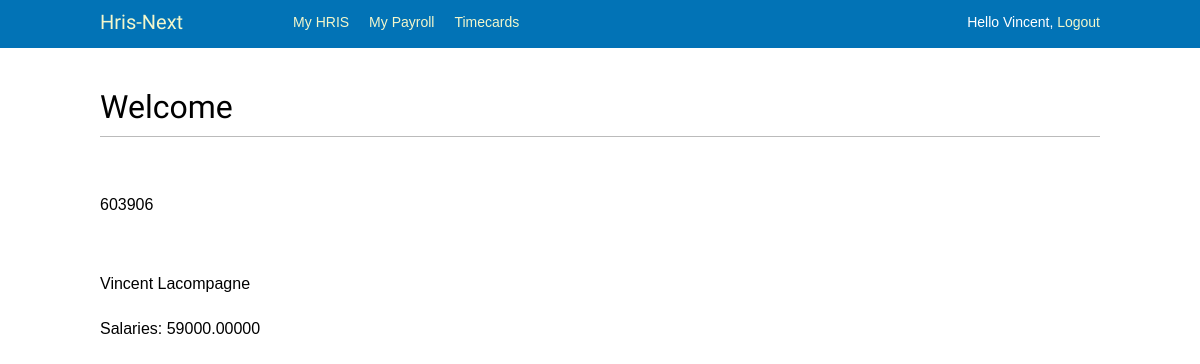
The page /hris/employee/1/ (signed in) on the database its author committed.
### hris/models.py (models this page shows, shortened)
class Employee(models.Model):
    first_name = models.CharField(max_length=50, help_text='Enter employee\'s first name')
    last_name = models.CharField(max_length=50, help_text='Enter employee\'s last name')
    birthdate = models.DateField()
    sin_number = models.IntegerField()
    salary = models.DecimalField(max_digits = 16, decimal_places = 5)
    employee_number = models.IntegerField()
    hire_date = models.DateField()
    street_no = models.CharField(max_length=10, default=' ',help_text='Enter employee\'s address')
    street_name = models.CharField(max_length=50, default=' ',help_text='Enter employee\'s address')
    city = models.CharField(max_length=50, default=' ', help_text='Enter employee\'s address')
    post_code = models.CharField(max_length=7, default=' ',help_text='Enter employee\'s postal code')
    class Meta:
        ordering = ['last_name', 'first_name','birthdate']

### hris/views.py (the view)
# urls.py: path('employee/<int:pk>/',views.EmployeeDetailView.as_view(), name = 'employee-detail'),
class EmployeeDetailView(generic.DetailView):
    model = Employee

### hris/templates/hris/employee_detail.html (shortened to what this page needs)
{% extends "base_generic.html" %}
{% block content %}
<h1> Welcome </h1>
<br>
<p>{{ employee.employee_number }}</p>
<p>{{ employee.first_name }} {{ employee.last_name }}</p>
<p>Salaries: {{employee.salary}}</p>
<br>
{% endblock %}

### templates/base_generic.html (shortened to what this page needs)
{% load static %}
<!DOCTYPE html>
<html>
<head>
  <link href="{% static "css/base.css" %}" rel="stylesheet">
</head>
<body>
  <div id="header">
    <span class="logo" <a href="{% url 'hris:index' %}">Hris-Next</span>
    {% if request.user.is_authenticated %}
      <ul class="menu">
        <li {% if section == "hris" %}class="selected"{% endif %}>
          <a href="{% url "hris:index" %}">My HRIS</a>
        </li>
        <li {% if section == "payroll" %}class="selected"{% endif %}>
          <a href="{% url "payroll:index" %}">My Payroll</a>
        </li>
        <li {% if section == "timecards" %}class="selected"{% endif %}>
          <a href="{% url "timecards:allcards-list" %}"> Timecards</a>
        </li>
      </ul>
    {% endif %}
    <span class="user">
      {% if request.user.is_authenticated %}
        Hello {{ request.user.first_name }},
        <a href="{% url "logout" %}">Logout</a>
      {% else %}
        <a href="{% url "login" %}">Log-in</a>
      {% endif %}
    </span>
  </div>
  <div id="content">
    {% block content %}
    {% endblock %}
  </div>
</body>
</html>

### static/css/base.css (style rules this page uses)
body { margin:0; padding:0; font-family:helvetica, sans-serif; }
p { line-height: 1.8; }
a { color:#0273B6; text-decoration:none; }
h1, h2, h3, h4, h5 , h6 { font-family: 'Muli', sans-serif; font-weight:normal; }
h1 { border-bottom:1px solid #bbb; padding:0 0 10px 0; margin:10px 0 20px 0; }
#header { padding:10px 100px; font-size:14px; background:#0273B6; color:#fff; border-bottom:4px solid #0272B6; overflow:auto; }
#header .logo { font-family: 'Muli', sans-serif; float:left; color:#f3f7cc; font-size:20px; margin-right:10%; }
#header ul.menu { list-style:none; float:left; margin:0; padding:0; }
#header ul.menu li { float:left; padding:4px 10px; }
#header a { color:#f3f7cc; }
#header .user { float:right; padding-top:4px; }
#content { padding:30px 100px; }

### rows shown on the page
Employee: employee_number "603906", first_name "Vincent", last_name "Lacompagne", salary "59000.00000"

### other values the page prints
{{ request.user.first_name }} "Vincent"
